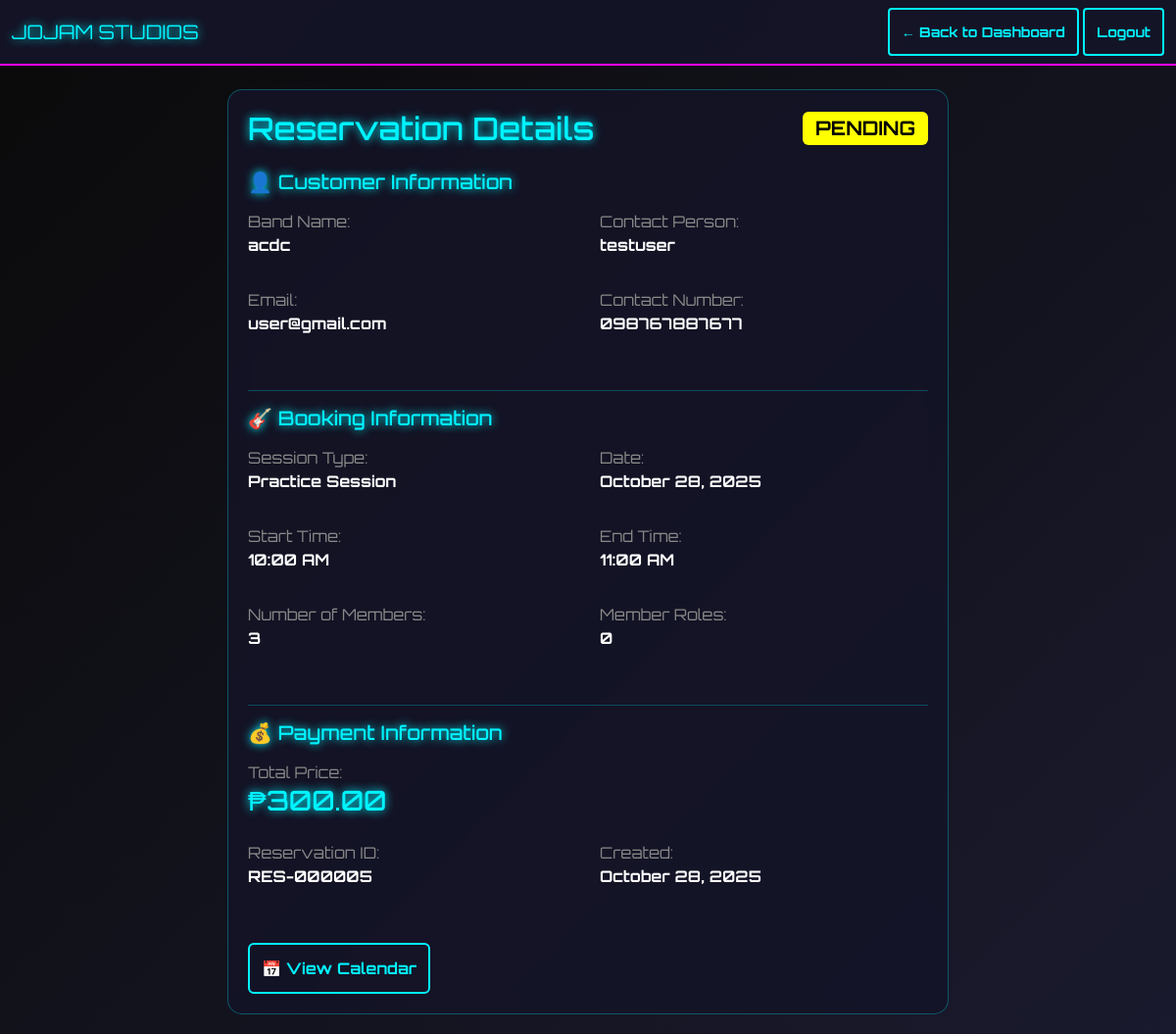
Page /view_reservation.php?id=5 (signed in) on the committed database.
### tables this page shows
CREATE TABLE `reservations` (
  `id` int(11) NOT NULL,
  `user_id` int(11) NOT NULL,
  `band_name` varchar(100) NOT NULL,
  `date` date NOT NULL,
  `start_time` time NOT NULL,
  `end_time` time NOT NULL,
  `members` int(11) NOT NULL,
  `roles` varchar(255) DEFAULT NULL,
  `type` enum('recording','practice') NOT NULL,
  `total_price` double DEFAULT NULL,
  `status` enum('pending','accepted','declined') DEFAULT 'pending',
  `created_at` timestamp NOT NULL DEFAULT current_timestamp()
);

CREATE TABLE `users` (
  `id` int(11) NOT NULL,
  `username` varchar(50) NOT NULL,
  `email` varchar(100) NOT NULL,
  `password` varchar(255) NOT NULL,
  `role` enum('admin','user') DEFAULT 'user',
  `band_name` varchar(100) DEFAULT NULL,
  `contact_number` varchar(20) DEFAULT NULL,
  `created_at` timestamp NOT NULL DEFAULT current_timestamp()
);

### config.php (called while the page is built, shortened)
<?php
function isAdmin() {
    return (isset($_SESSION['role']) && strtolower($_SESSION['role']) === 'admin');
}
?>

### view_reservation.php (the view, shortened to what this page needs)
<?php
require_once 'config.php';
$reservation_id = isset($_GET['id']) ? intval($_GET['id']) : 0;
$sql = "
    SELECT r.*, u.username, u.email, u.contact_number, u.band_name
    FROM reservations r
    INNER JOIN users u ON r.user_id = u.id
    WHERE r.id = ?
";
$stmt = $conn->prepare($sql);
$stmt->bind_param("i", $reservation_id);
$stmt->execute();
$result = $stmt->get_result();
$reservation = $result->fetch_assoc();
?>
<!DOCTYPE html>
<html lang="en">
<head>
    <link href="https://cdn.jsdelivr.net/npm/bootstrap@5.3.0/dist/css/bootstrap.min.css" rel="stylesheet">
    <link rel="stylesheet" href="jojam-styles.css">
</head>
<body>
    <nav class="navbar navbar-dark navbar-custom">
        <div class="container-fluid">
            <span class="navbar-brand neon-text">JOJAM STUDIOS</span>
            <div>
                <a href="<?php echo isAdmin() ? 'admin_dashboard.php' : 'user_dashboard.php'; ?>" class="btn btn-sm btn-neon">
                    ← Back to Dashboard
                </a>
                <a href="logout.php" class="btn btn-sm btn-neon">Logout</a>
            </div>
        </div>
    </nav>
    <div class="container mt-4">
        <div class="row">
            <div class="col-lg-8 mx-auto">
                <div class="glass-card">
                    <div class="d-flex justify-content-between align-items-center mb-4">
                        <h2 class="neon-text mb-0">Reservation Details</h2>
                        <span class="badge badge-<?php echo $reservation['status']; ?> fs-5">
                            <?php echo strtoupper($reservation['status']); ?>
                        </span>
                    </div>
                    <div class="mb-4">
                        <h5 class="neon-text mb-3">👤 Customer Information</h5>
                        <div class="row">
                            <div class="col-md-6 mb-3">
                                <label class="text-muted-custom">Band Name:</label>
                                <p class="fw-bold"><?php echo htmlspecialchars($reservation['band_name']); ?></p>
                            </div>
                            <div class="col-md-6 mb-3">
                                <label class="text-muted-custom">Contact Person:</label>
                                <p class="fw-bold"><?php echo htmlspecialchars($reservation['username']); ?></p>
                            </div>
                            <div class="col-md-6 mb-3">
                                <label class="text-muted-custom">Email:</label>
                                <p class="fw-bold"><?php echo htmlspecialchars($reservation['email']); ?></p>
                            </div>
                            <div class="col-md-6 mb-3">
                                <label class="text-muted-custom">Contact Number:</label>
                                <p class="fw-bold"><?php echo htmlspecialchars($reservation['contact_number']); ?></p>
                            </div>
                        </div>
                    </div>
                    <hr style="border-color: var(--neon-blue);">
                    <div class="mb-4">
                        <h5 class="neon-text mb-3">🎸 Booking Information</h5>
                        <div class="row">
                            <div class="col-md-6 mb-3">
                                <label class="text-muted-custom">Session Type:</label>
                                <p class="fw-bold"><?php echo ucfirst($reservation['type']); ?> Session</p>
                            </div>
                            <div class="col-md-6 mb-3">
                                <label class="text-muted-custom">Date:</label>
                                <p class="fw-bold"><?php echo date('F d, Y', strtotime($reservation['date'])); ?></p>
                            </div>
                            <div class="col-md-6 mb-3">
                                <label class="text-muted-custom">Start Time:</label>
                                <p class="fw-bold"><?php echo date('h:i A', strtotime($reservation['start_time'])); ?></p>
                            </div>
                            <div class="col-md-6 mb-3">
                                <label class="text-muted-custom">End Time:</label>
                                <p class="fw-bold"><?php echo date('h:i A', strtotime($reservation['end_time'])); ?></p>
                            </div>
                            <div class="col-md-6 mb-3">
                                <label class="text-muted-custom">Number of Members:</label>
                                <p class="fw-bold"><?php echo $reservation['members']; ?></p>
                            </div>
                            <div class="col-md-6 mb-3">
                                <label class="text-muted-custom">Member Roles:</label>
                                <p class="fw-bold"><?php echo htmlspecialchars($reservation['roles']); ?></p>
                            </div>
                        </div>
                    </div>
                    <hr style="border-color: var(--neon-blue);">
                    <div class="mb-4">
                        <h5 class="neon-text mb-3">💰 Payment Information</h5>
                        <div class="row">
                            <div class="col-md-12 mb-3">
                                <label class="text-muted-custom">Total Price:</label>
                                <h3 class="neon-text">₱<?php echo number_format($reservation['total_price'], 2); ?></h3>
                            </div>
                            <div class="col-md-6 mb-3">
                                <label class="text-muted-custom">Reservation ID:</label>
                                <p class="fw-bold">RES-<?php echo str_pad($reservation['id'], 6, '0', STR_PAD_LEFT); ?></p>
                            </div>
                            <div class="col-md-6 mb-3">
                                <label class="text-muted-custom">Created:</label>
                                <p class="fw-bold"><?php echo date('F d, Y', strtotime($reservation['created_at'])); ?></p>
                            </div>
                        </div>
                    </div>
                    <div class="mt-4 d-flex gap-2">
                        <a href="calendar_view.php" class="btn btn-neon">📅 View Calendar</a>
                    </div>
                </div>
            </div>
        </div>
    </div>
</body>
</html>

### jojam-styles.css (style rules this page uses)
:root { --neon-blue: #00f3ff; --neon-magenta: #ff00ff; --neon-yellow: #ffff00; --neon-green: #00ff00; --dark-bg: #0a0a0a; --dark-secondary: #1a1a2e; --glass-bg: rgba(20, 20, 40, 0.8); --glass-border: rgba(0, 243, 255, 0.3); }
body { background: linear-gradient(135deg, var(--dark-bg) 0%, var(--dark-secondary) 100%); color: white; font-family: 'Orbitron', sans-serif; min-height: 100vh; }
.glass-card { background: var(--glass-bg); backdrop-filter: blur(10px); border: 1px solid var(--glass-border); border-radius: 15px; padding: 20px; margin-bottom: 20px; }
.neon-text { color: var(--neon-blue); text-shadow: 0 0 10px var(--neon-blue); }
.btn-neon { background: transparent; border: 2px solid var(--neon-blue); color: var(--neon-blue); padding: 12px; font-weight: bold; transition: all 0.3s ease; }
.navbar-custom { background: rgba(20, 20, 40, 0.9); border-bottom: 2px solid var(--neon-blue); }
.navbar-dark { background: rgba(20, 20, 40, 0.9); border-bottom: 2px solid var(--neon-magenta); }
.badge-pending { background: var(--neon-yellow); color: black; }
.text-muted-custom { color: #888; }

### rows in the picture
reservations: status "PENDING", user.band_name "acdc", user.username "testuser", user.email "user@gmail.com", user.contact_number "098767887677", type "Practice", date "October 28, 2025", start_time "10:00 AM", end_time "11:00 AM", members "3", roles "0", total_price "300.00", id "000005", created_at "October 28, 2025"
